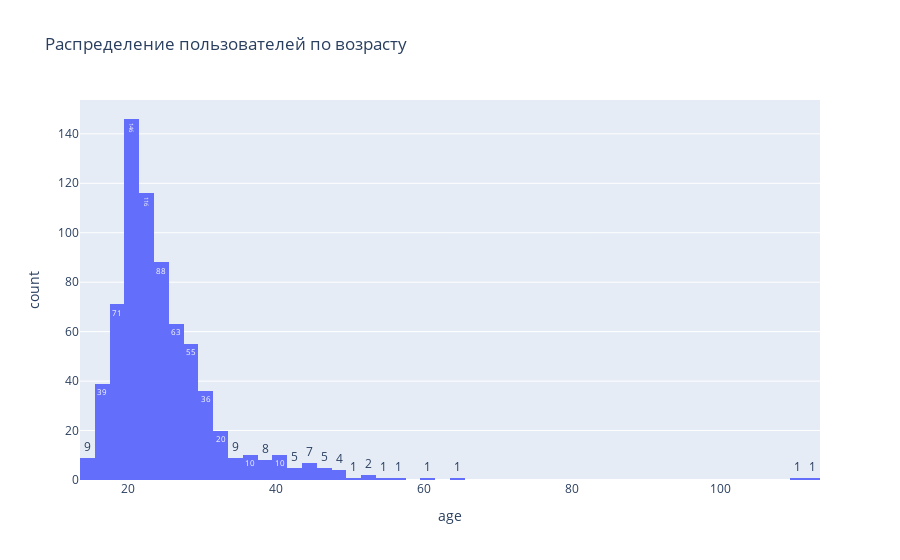

The notebook cell this image was saved under:
### Code cell
# Возраст
fig = px.histogram(users['age'], x="age", text_auto=True, title='Распределение пользователей по возрасту')
fig.show()

### Figure 1 — Plotly figure (JSON) as saved in the notebook; plotly's stock layout.template omitted (floating-point values rounded to 4 significant figures; data arrays with more than 128 entries replaced by an {"elided": "..."} marker saying what was removed)
{"data": [{"alignmentgroup": "True", "bingroup": "x", "hovertemplate": "age=%{x}<br>count=%{y}<extra></extra>", "legendgroup": "", "marker": {"color": "#636efa", "pattern": {"shape": ""}}, "name": "", "offsetgroup": "", "orientation": "v", "showlegend": false, "texttemplate": "%{value}", "type": "histogram", "x": {"elided": "710 int values"}, "xaxis": "x", "yaxis": "y"}], "layout": {"barmode": "relative", "legend": {"tracegroupgap": 0}, "title": {"text": "Распределение пользователей по возрасту"}, "xaxis": {"anchor": "y", "domain": [0, 1], "title": {"text": "age"}}, "yaxis": {"anchor": "x", "domain": [0, 1], "title": {"text": "count"}}}}
